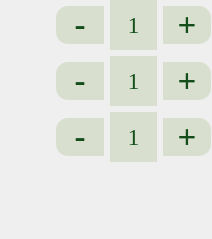
       <widget class="QWidget" name="content">
        <property name="geometry">
         <rect>
          <x>0</x>
          <y>0</y>
          <width>212</width>
          <height>239</height>
         </rect>
        </property>
        <widget class="QWidget" name="verticalLayoutWidget_3">
         <property name="geometry">
          <rect>
           <x>0</x>
           <y>0</y>
           <width>211</width>
           <height>241</height>
          </rect>
         </property>
         <layout class="QVBoxLayout" name="vLayout">
          <item>
           <layout class="QHBoxLayout" name="hLayout1">
            <item>
             <widget class="QLabel" name="imageLeft_1">
              <property name="sizePolicy">
               <sizepolicy hsizetype="Fixed" vsizetype="Fixed">
                <horstretch>0</horstretch>
                <verstretch>0</verstretch>
               </sizepolicy>
              </property>
              <property name="minimumSize">
               <size>
                <width>50</width>
                <height>50</height>
               </size>
              </property>
              <property name="text">
               <string/>
              </property>
              <property name="pixmap">
               <pixmap resource="resources.qrc">:/icons/icon_5dots.png</pixmap>
              </property>
              <property name="scaledContents">
               <bool>true</bool>
              </property>
              <property name="alignment">
               <set>Qt::AlignCenter</set>
              </property>
             </widget>
            </item>
            <item>
             <layout class="QHBoxLayout" name="hLayoutRight_1">
              <item>
               <widget class="QPushButton" name="minusBtn1">
                <property name="font">
                 <font>
                  <family>Georgia</family>
                  <pointsize>25</pointsize>
                  <weight>75</weight>
                  <bold>true</bold>
                 </font>
                </property>
                <property name="styleSheet">
                 <string notr="true">background-color: rgb(217, 223, 206);
border-top-left-radius: 12px;
border-bottom-left-radius: 12px;
color: rgb(19, 78, 26);</string>
                </property>
                <property name="text">
                 <string>-</string>
                </property>
                <property name="default">
                 <bool>false</bool>
                </property>
                <property name="flat">
                 <bool>false</bool>
                </property>
               </widget>
              </item>
              <item>
               <widget class="QLabel" name="counter1">
                <property name="font">
                 <font>
                  <family>Georgia</family>
                  <pointsize>17</pointsize>
                  <stylestrategy>PreferDefault</stylestrategy>
                 </font>
                </property>
                <property name="styleSheet">
                 <string notr="true">color: rgb(19, 78, 26);
background-color: rgb(217, 223, 206);</string>
                </property>
                <property name="text">
                 <string>1</string>
                </property>
                <property name="alignment">
                 <set>Qt::AlignCenter</set>
                </property>
               </widget>
              </item>
              <item>
               <widget class="QPushButton" name="plusBtn1">
                <property name="font">
                 <font>
                  <family>Georgia</family>
                  <pointsize>25</pointsize>
                  <weight>75</weight>
                  <bold>true</bold>
                 </font>
                </property>
                <property name="styleSheet">
                 <string notr="true">background-color: rgb(217, 223, 206);
border-top-right-radius: 12px;
border-bottom-right-radius: 12px;
color: rgb(19, 78, 26);</string>
                </property>
                <property name="text">
                 <string>+</string>
                </property>
               </widget>
              </item>
             </layout>
            </item>
           </layout>
          </item>
          <item>
           <layout class="QHBoxLayout" name="hLayout3">
            <item>
             <widget class="QLabel" name="imageLeft_3">
              <property name="sizePolicy">
               <sizepolicy hsizetype="Fixed" vsizetype="Fixed">
                <horstretch>0</horstretch>
                <verstretch>0</verstretch>
               </sizepolicy>
              </property>
              <property name="minimumSize">
               <size>
                <width>50</width>
                <height>50</height>
               </size>
              </property>
              <property name="text">
               <string/>
              </property>
              <property name="pixmap">
               <pixmap resource="resources.qrc">:/icons/icon_5dots.png</pixmap>
              </property>
              <property name="scaledContents">
               <bool>true</bool>
              </property>
              <property name="alignment">
               <set>Qt::AlignCenter</set>
              </property>
             </widget>
            </item>
            <item>
             <layout class="QHBoxLayout" name="hLayoutRight_3">
              <item>
               <widget class="QPushButton" name="minusBtn3">
                <property name="font">
                 <font>
                  <family>Georgia</family>
                  <pointsize>25</pointsize>
                  <weight>75</weight>
                  <bold>true</bold>
                 </font>
                </property>
                <property name="styleSheet">
                 <string notr="true">background-color: rgb(217, 223, 206);
border-top-left-radius: 12px;
border-bottom-left-radius: 12px;
color: rgb(19, 78, 26);</string>
                </property>
                <property name="text">
                 <string>-</string>
                </property>
                <property name="default">
                 <bool>false</bool>
                </property>
                <property name="flat">
                 <bool>false</bool>
                </property>
               </widget>
              </item>
              <item>
               <widget class="QLabel" name="counter3">
                <property name="font">
                 <font>
                  <family>Georgia</family>
                  <pointsize>17</pointsize>
                  <stylestrategy>PreferDefault</stylestrategy>
                 </font>
                </property>
                <property name="styleSheet">
                 <string notr="true">color: rgb(19, 78, 26);
background-color: rgb(217, 223, 206);</string>
                </property>
                <property name="text">
                 <string>1</string>
                </property>
                <property name="alignment">
                 <set>Qt::AlignCenter</set>
                </property>
               </widget>
              </item>
              <item>
               <widget class="QPushButton" name="plusBtn3">
                <property name="font">
                 <font>
                  <family>Georgia</family>
                  <pointsize>25</pointsize>
                  <weight>75</weight>
                  <bold>true</bold>
                 </font>
                </property>
                <property name="styleSheet">
                 <string notr="true">background-color: rgb(217, 223, 206);
border-top-right-radius: 12px;
border-bottom-right-radius: 12px;
color: rgb(19, 78, 26);</string>
                </property>
                <property name="text">
                 <string>+</string>
                </property>
               </widget>
              </item>
             </layout>
            </item>
           </layout>
          </item>
          <item>
           <layout class="QHBoxLayout" name="hLayout2">
            <item>
             <widget class="QLabel" name="imageLeft_2">
              <property name="sizePolicy">
               <sizepolicy hsizetype="Fixed" vsizetype="Fixed">
                <horstretch>0</horstretch>
                <verstretch>0</verstretch>
               </sizepolicy>
              </property>
              <property name="minimumSize">
               <size>
                <width>50</width>
                <height>50</height>
               </size>
              </property>
              <property name="text">
               <string/>
              </property>
              <property name="pixmap">
               <pixmap resource="resources.qrc">:/icons/icon_5dots.png</pixmap>
              </property>
              <property name="scaledContents">
               <bool>true</bool>
              </property>
              <property name="alignment">
               <set>Qt::AlignCenter</set>
              </property>
             </widget>
            </item>
            <item>
             <layout class="QHBoxLayout" name="hLayoutRight_2">
              <item>
               <widget class="QPushButton" name="minusBtn2">
                <property name="font">
                 <font>
                  <family>Georgia</family>
                  <pointsize>25</pointsize>
                  <weight>75</weight>
                  <bold>true</bold>
                 </font>
                </property>
                <property name="styleSheet">
                 <string notr="true">background-color: rgb(217, 223, 206);
border-top-left-radius: 12px;
border-bottom-left-radius: 12px;
color: rgb(19, 78, 26);</string>
                </property>
                <property name="text">
                 <string>-</string>
                </property>
                <property name="default">
                 <bool>false</bool>
                </property>
                <property name="flat">
                 <bool>false</bool>
                </property>
               </widget>
              </item>
              <item>
               <widget class="QLabel" name="counter2">
                <property name="font">
                 <font>
                  <family>Georgia</family>
                  <pointsize>17</pointsize>
                  <stylestrategy>PreferDefault</stylestrategy>
                 </font>
                </property>
                <property name="styleSheet">
                 <string notr="true">color: rgb(19, 78, 26);
background-color: rgb(217, 223, 206);</string>
                </property>
                <property name="text">
                 <string>1</string>
                </property>
                <property name="alignment">
                 <set>Qt::AlignCenter</set>
                </property>
               </widget>
              </item>
              <item>
               <widget class="QPushButton" name="plusBtn2">
                <property name="font">
                 <font>
                  <family>Georgia</family>
                  <pointsize>25</pointsize>
                  <weight>75</weight>
                  <bold>true</bold>
                 </font>
                </property>
                <property name="styleSheet">
                 <string notr="true">background-color: rgb(217, 223, 206);
border-top-right-radius: 12px;
border-bottom-right-radius: 12px;
color: rgb(19, 78, 26);</string>
                </property>
                <property name="text">
                 <string>+</string>
                </property>
               </widget>
              </item>
             </layout>
            </item>
           </layout>
          </item>
          <item>
           <spacer name="verticalSpacer">
            <property name="orientation">
             <enum>Qt::Vertical</enum>
            </property>
            <property name="sizeHint" stdset="0">
             <size>
              <width>20</width>
              <height>40</height>
             </size>
            </property>
           </spacer>
          </item>
         </layout>
        </widget>
       </widget>
